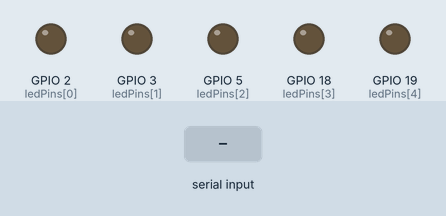
Recording of a sketch running on a simulated ESP32. Shown: output pins drawn as LEDs (lit = HIGH). Inputs (shaded band) come from the test bench. Nothing arrives over Bluetooth unless stated; what the sketch prints to the serial monitor is not drawn.

Above: at 1.2 s.
1.3 s: "a" received over the second serial link
At 2.5 s:
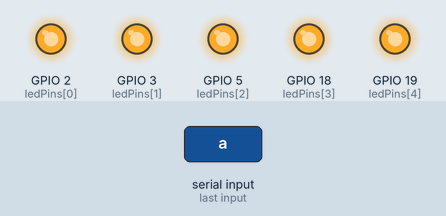
2.8 s: "1" received over the second serial link
At 3.8 s:
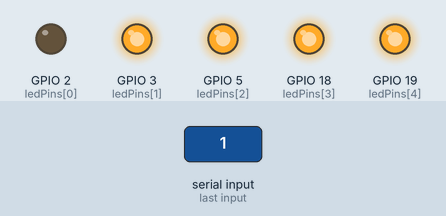
4.3 s: "2" received over the second serial link
At 4.9 s:
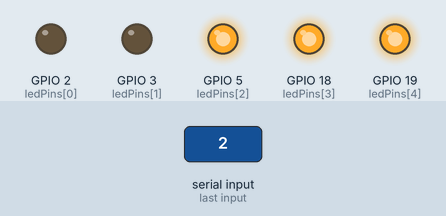
5.8 s: "1" received over the second serial link
At 7.2 s:
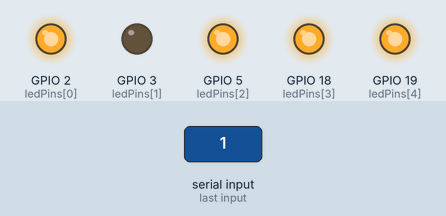
Timing chart, 0 to 8.3 s (numbered marks = the images above; inputs shaded):
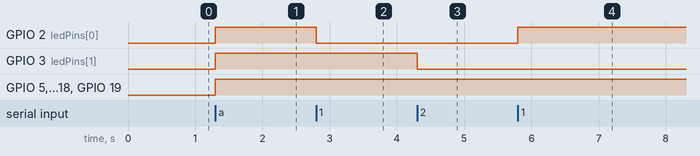

Measured:
- after the input at 1.3 s, GPIO 2 (ledPins[0]), GPIO 3 (ledPins[1]), GPIO 5 (ledPins[2]), GPIO 18 (ledPins[3]), GPIO 19 (ledPins[4]): LOW → HIGH at once
- after the input at 2.8 s, GPIO 2 (ledPins[0]): HIGH → LOW at once
- after the input at 4.3 s, GPIO 3 (ledPins[1]): HIGH → LOW at once
- after the input at 5.8 s, GPIO 2 (ledPins[0]): LOW → HIGH at once

The sketch:

sketch_oct22a.ino
```cpp
#include "BluetoothSerial.h"

BluetoothSerial SerialBT;  // ✅ Este es el objeto correcto

const int ledPins[5] = {2, 3, 5, 18, 19};
bool ledStates[5] = {false, false, false, false, false};

void setup() {
  Serial.begin(9600);
  SerialBT.begin("ESP32OyP");  // ✅ Cambiado ESP_BT → SerialBT

  // Configurar pines de salida
  for (int i = 0; i < 5; i++) {
    pinMode(ledPins[i], OUTPUT);
    digitalWrite(ledPins[i], LOW);
  }

  // Mensajes de inicio
  Serial.println("✅ ESP32 listo. Enviar comandos 1-5 para LEDs, 'a' para todos ON, 'o' para apagar todos.");
  SerialBT.println("✅ ESP32 listo. Envía comandos 1-5 para alternar LEDs, 'a' todos ON, 'o' todos OFF.");
}

void loop() {
  if (SerialBT.available()) {
    char cmd = SerialBT.read();

    if (cmd >= '1' && cmd <= '5') {
      int ledIndex = cmd - '1';
      ledStates[ledIndex] = !ledStates[ledIndex];
      digitalWrite(ledPins[ledIndex], ledStates[ledIndex] ? HIGH : LOW);
      enviarMensajeEstado();
    }
    else if (cmd == 'a') {
      for (int i = 0; i < 5; i++) {
        ledStates[i] = true;
        digitalWrite(ledPins[i], HIGH);
      }
      enviarMensajeEstado();
    }
    else if (cmd == 'o') {
      for (int i = 0; i < 5; i++) {
        ledStates[i] = false;
        digitalWrite(ledPins[i], LOW);
      }
      enviarMensajeEstado();
    }
  }
}

void enviarMensajeEstado() {
  String mensaje = "Estado LEDs: ";
  for (int i = 0; i < 5; i++) {
    mensaje += "LED" + String(i + 1) + (ledStates[i] ? " ON, " : " OFF, ");
  }
  SerialBT.println(mensaje);
  Serial.println(mensaje);
}
```
